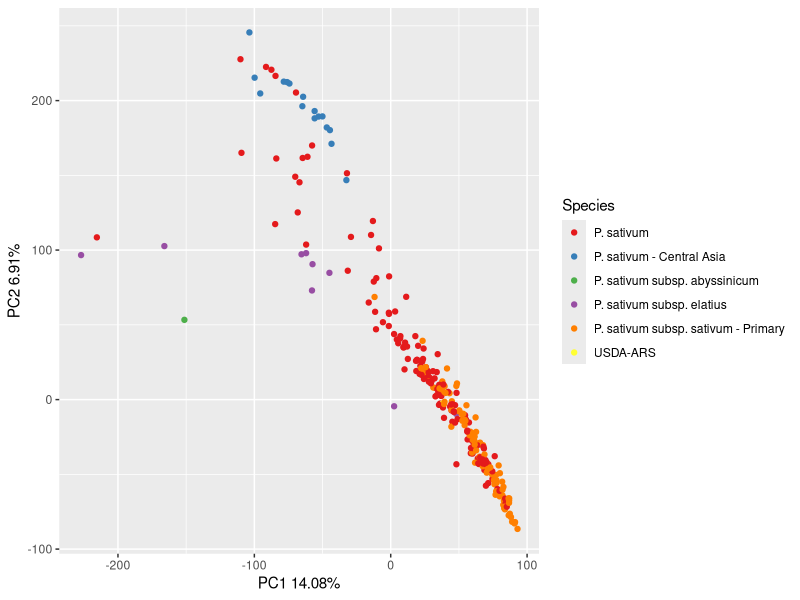
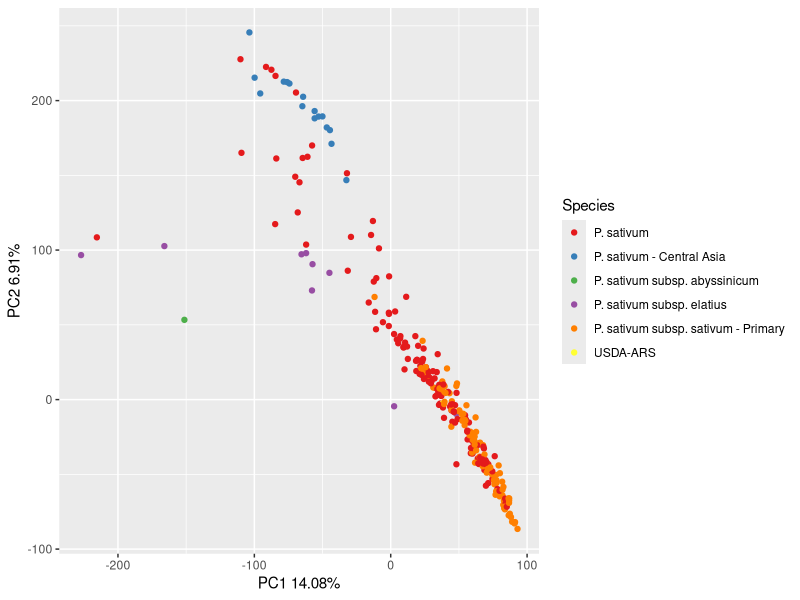

Source code (R) for these figures, in order:
library(ggplot2)
library(RColorBrewer)
data <- read.csv("GAPIT.PCA.csv")
my_graph <- ggplot(data, aes(x=PC1, y=PC2), color=Species) + geom_point(aes(color=Species)) + scale_color_brewer(palette="Set1")
my_graph + labs(x = as.character("PC1 14.08%"), y = as.character("PC2 6.91%"))
ggsave("my_graph.jpg", dpi = 300)
